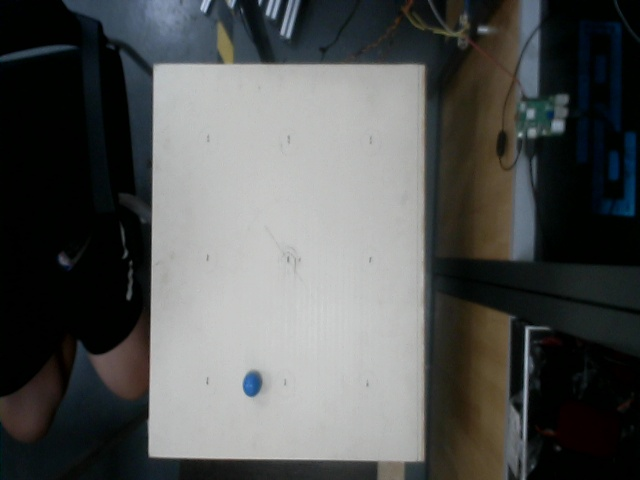
#> input picture image/gunqiu1.jpg, 640 x 480 px, given in place of the camera
$ python '滚球定位.py'   (older library calls are emulated)
#> lines starting #> are read from the running program, lines starting #| are printed output that depends on the picture; after the words box and inside, x2 and y2 are one past the last pixel; in counts of white or black regions, pixels touching at a corner belong together
#> further down, frame is the input picture: shape (480, 640, 3); mean B, G, R 84.1, 85, 83.2
import cv2
import numpy as np
import serial

ser = serial.Serial("/dev/ttyAMA0", 115200)

class Ball_detect():
    def __init__(self):
        self.point_flag = False
        self.ban_flag = False
        self.x_ball = 0
        self.y_ball = 0


    def detect(self, frame, contours):
        # 板的长度和面积的最大值和最小值
        BanarclengthMin = 1000
        BanarclengthMax = 2000
        BansquareMin = 60000
        BansquareMax = 150000

        # 球的长度和面积的最大值和最小值
        BallarclengthMin = 50
        BallarclengthMax = 120
        BallsquareMin = 350
        BallsquareMax = 1000

        x_ball = 0
        y_ball = 0

        # print(len(contours))
        for cnt in range(len(contours)):
            # cv2.drawContours(frame, contours, cnt, (0, 255, 0), 2)
            square = cv2.contourArea(contours[cnt])  # 面积
            arcLength = cv2.arcLength(contours[cnt], True)  # 长度
            # print(square, arcLength)
            # 板定位
            if BanarclengthMin < arcLength < BanarclengthMax and BansquareMin < square < BansquareMax:
                approx = cv2.approxPolyDP(contours[cnt], arcLength * 0.02, 1)
                cv2.polylines(frame, [approx], True, (0, 0, 255), 2)  # 拟合
                mm = cv2.moments(approx)  # 中心求解
                cx = int(mm['m10'] / mm['m00'])
                cy = int(mm['m01'] / mm['m00'])
                cv2.circle(frame, (cx, cy), 3, (0, 0, 255), -1)
                # print("板的中心坐标是 (%d,%d)" % (np.int(cx), np.int(cy)))
                # cv2.drawContours(image, contours, cnt, (0, 255, 0), 2)
                self.ban_flag = True

            # 球定位
            elif BallarclengthMin < arcLength < BallarclengthMax and BallsquareMin < square < BallsquareMax:
                # cv2.drawContours(frame, contours, cnt, (0, 255, 0), 2)
                epsilon = 0.01 * arcLength  # 轮廓逼近，主要是对闭合轮廓进行检测，即水管的漏油点
                approx = cv2.approxPolyDP(contours[cnt], epsilon, True)  # 进行图像拟合
                rrt = cv2.fitEllipse(contours[cnt])  # 椭圆拟合
                cv2.ellipse(frame, rrt, (255, 0, 0), 2, cv2.LINE_AA)  # 画出拟合椭圆
                x, y = rrt[0]  # 求出椭圆中心
                # print("球的坐标是 (%d,%d)" % (np.int(x), np.int(y)))
                cv2.circle(frame, (np.int(x), np.int(y)), 4, (255, 0, 0), -1, 8, 0)  # 画出椭圆中心
                self.point_flag = True
                x_ball = int(-2.381 * x + 1013)
                y_ball = int(-2.15 * y + 744.2)
                # print("球的坐标是 (%d,%d)" % (x_ball, y_ball))
        if self.ban_flag == True and self.point_flag == True and 0 < x_ball < 650 and 0 < y_ball < 650:
            # print("------------------  Successful positioning!  ------------------")
            # print("球的坐标是 (%d,%d)" % (x_ball, y_ball))
            self.ban_flag = False
            self.point_flag_flag = False
            return [x_ball, y_ball]
        else:
            # print("#################  Unsuccessful positioning!  #################")
            return [0]

    def cameraAnalysis(self, frame):
        frame = cv2.resize(frame, (640, 360), interpolation=cv2.INTER_CUBIC)  # 因为摄像头问题，对图像进行了大小修改
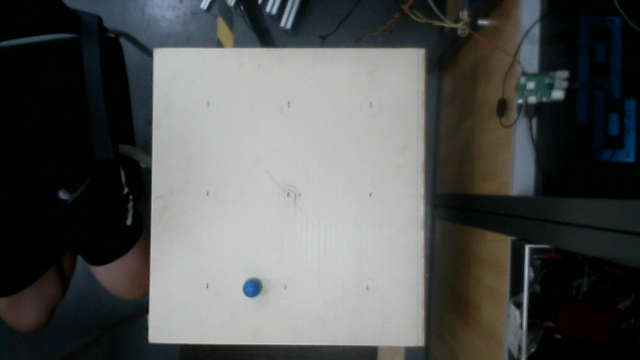
#> frame: shape (360, 640, 3); mean of channels 0, 1, 2 84, 85, 83.2; drawn as B, G, R
        gray = cv2.cvtColor(frame, cv2.COLOR_BGR2GRAY)  # 转为灰度图
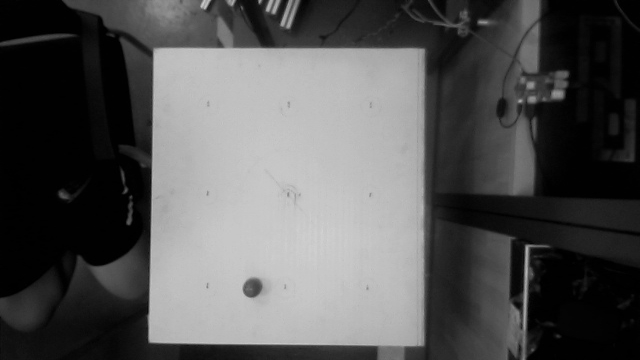
#> gray: shape (360, 640); min 0, max 210, mean 84.3
        # cv2.imshow("gray", gray)
        ret, binary = cv2.threshold(gray, 140, 255, cv2.THRESH_BINARY)  # 二值化
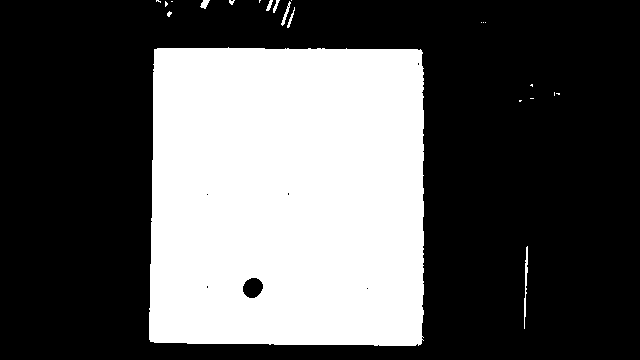
#> binary: shape (360, 640); 35% white; 22 white regions (15 under 20 px), largest, box (x1, y1, x2, y2) and area: (149, 47, 424, 346) 80091, (524, 246, 528, 329) 155, (281, 1, 291, 26) 67
        # cv2.imshow("binary", binary)
        blurred = cv2.GaussianBlur(binary, (3, 3), 0)  # 高斯滤波处理
        # cv2.imshow("blur", blurred)                                               # 显示滤波图像
        kernel = cv2.getStructuringElement(cv2.MORPH_RECT, (5, 5))  # 建立7 * 7的卷积核
        closed = cv2.morphologyEx(blurred, cv2.MORPH_RECT, kernel)  # 去除噪点
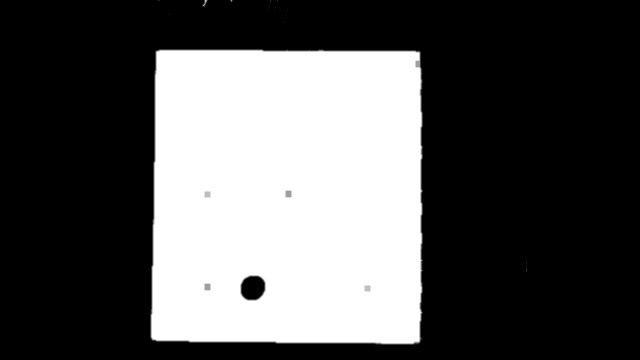
#> closed: shape (360, 640); min 0, max 255, mean 85.8
        # cv2.imshow("closed", closed)
        ret, binary = cv2.threshold(closed, 30, 255, cv2.THRESH_BINARY)  # 再次二值化
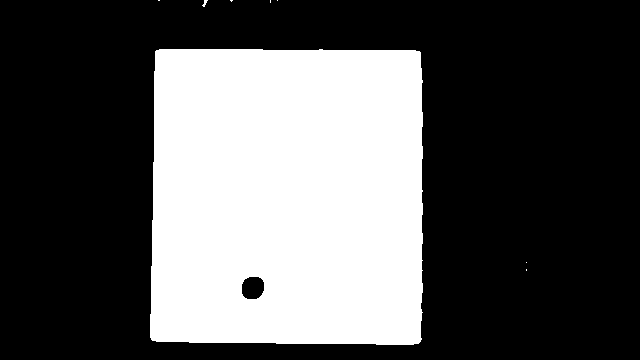
#> binary: shape (360, 640); 34.2% white; 8 white regions (6 under 20 px)
        # cv2.imshow("binary", binary)
        image, contours, hierarchy = cv2.findContours(binary, cv2.RETR_LIST, cv2.CHAIN_APPROX_SIMPLE)  # 寻找轮廓
#> contours = 9 contours, 7 with area under 20; largest, box (x1, y1, x2, y2) and area: (150, 49, 423, 345) 78614, (241, 276, 265, 300) 448
        if len(contours) != 0:
            ball_position = self.detect(frame, contours)
#> the loop in detect, `for cnt in range(len(contours)):` made 9 passes
#> (square, arcLength, epsilon, rrt, x, y, self.point_flag, x_ball) on pass 1: (447.5, 78.53, 0.785, ((252.4, 287.4), (23.06, 25.55), 39.98), 252.4, 287.4, True, 412)
#> (square, arcLength, approx, cx, cy, self.ban_flag) on pass 4: (78613.5, 1130.5, [[156, 50], [151, 339], [418, 343], [420, 52]], 286, 196, True)
#> after the loop in detect, `for cnt in range(len(contours)):`:
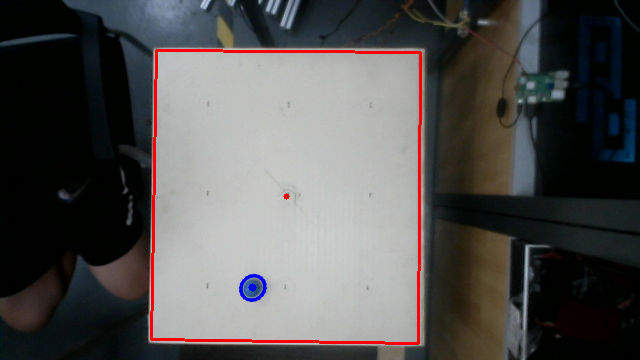
#> frame: shape (360, 640, 3); 1.65% of pixels changed, all inside (x1, y1, x2, y2) = (150, 49, 422, 345); drawn as B, G, R
#> ball_position = [412, 126]
            cv2.imshow("frame", frame)
            # print(ball_position)
            return ball_position
        else:
            return [0]


if __name__ == "__main__":
    cameraCapture  = cv2.VideoCapture(0)
    gunqiu = Ball_detect()
    cnt = 0
    while True:
        cnt = cnt + 1               # 消除开启摄像头时初始化的干扰
        ret, frame = cameraCapture.read()
        position = gunqiu.cameraAnalysis(frame)
#> position = [412, 126]
        if cnt > 30:
            if len(position) != 1:
                print("------------------  Successful positioning!  ------------------")
                print(position)
                check_communication = "py{}{}".format(position[0], position[1])
                print(check_communication)
                ser.write(check_communication.encode("utf-8"))
            else:
                print("#################  Unsuccessful positioning!  #################")
                check_communication = "pn000000"
                ser.write(check_communication.encode("utf-8"))
        if cv2.waitKey(1) & 0xFF == ord('q'):
#> (key q is pressed here)
            break
    cameraCapture.release()
    cv2.destroyAllWindows()
